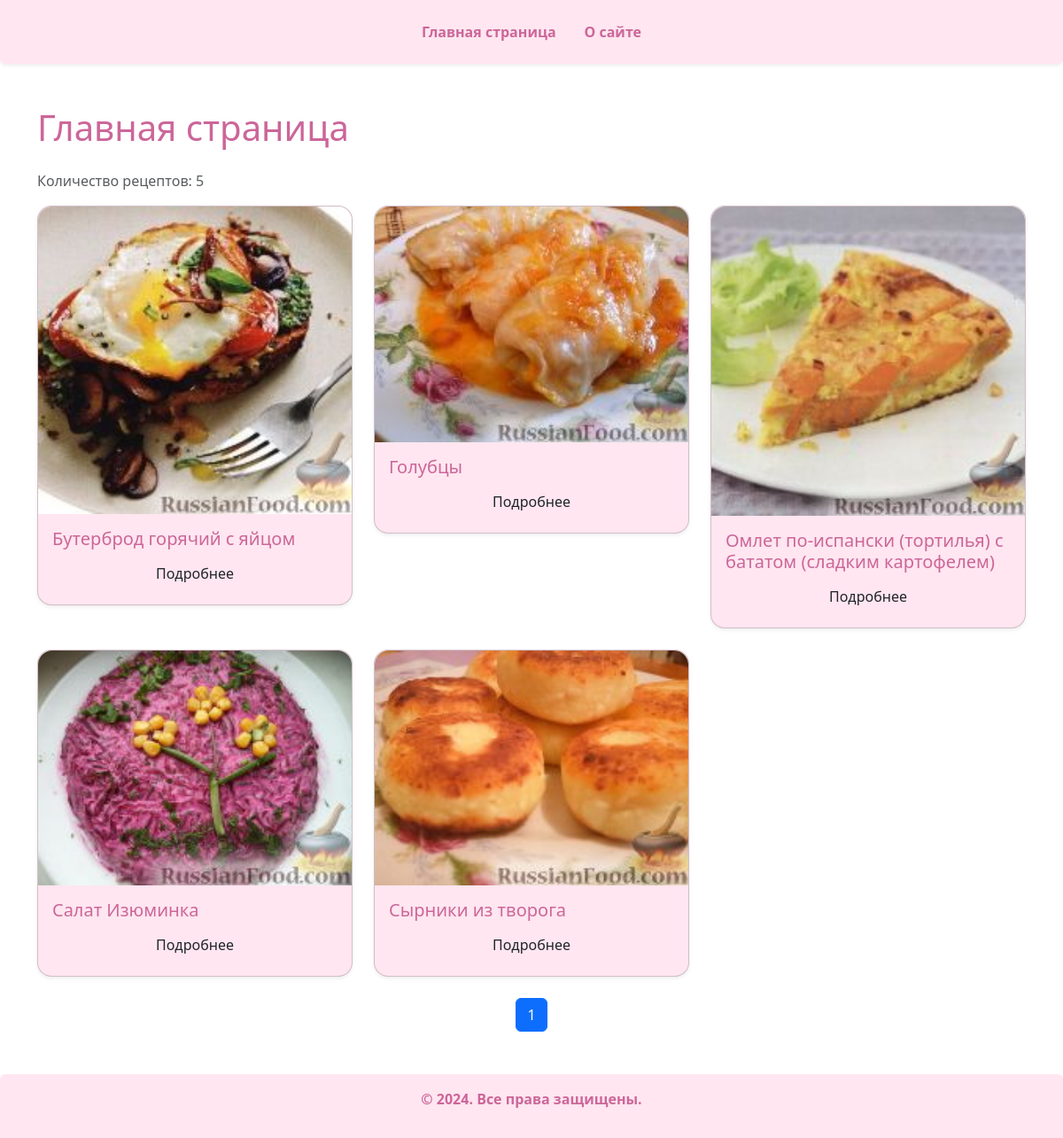
Before: /?page=2 with the older database file.
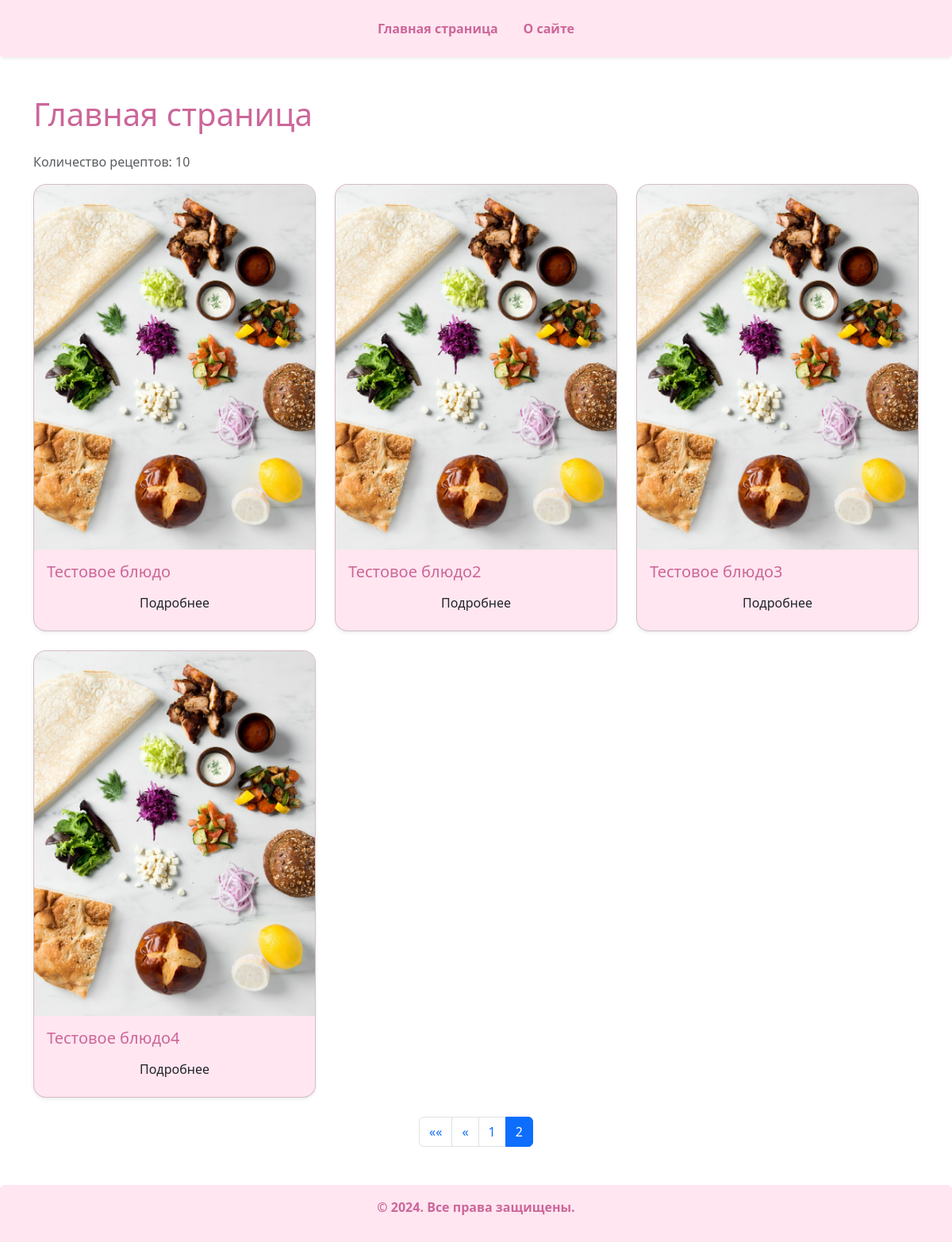
After: the same page with the newer database file.
### recipe_catalog/models.py (models this page shows, shortened)
class Recipe(models.Model):
    PCS = "pcs"
    G = "g"
    ML = "ml"
    name = models.TextField(max_length=300, unique=True, verbose_name="Название блюда")
    description = models.TextField(default="", verbose_name="Описание")
    image = models.ImageField(upload_to="images/", default="images/default.jpg", verbose_name="Изображение")
    cooking_time = models.IntegerField(default=0, verbose_name="Время приготовления",
                                       help_text="Время приготовления в минутах",
                                       validators=[MinValueValidator(1, 'Conversion rate must be positive.')])
    ingredients = models.ManyToManyField(Ingredient, through="RecipeIngredient")
    author = models.ForeignKey(User, on_delete=models.CASCADE, related_name="recipes", verbose_name="Автор")

### recipe_catalog/views.py (the view)
# urls.py: path('', index, name='home'),
def index(request):
    template_name = 'recipe_catalog/index.html'
    recipes_list = Recipe.objects.order_by('name')
    paginator = Paginator(recipes_list, settings.OBJS_ON_PAGE)
    page_number = request.GET.get('page')
    recipes = paginator.get_page(page_number)
    context = {
        'recipes': recipes
    }
    return render(request, template_name, context)

### templates/recipe_catalog/index.html (shortened to what this page needs)
{% extends "base.html" %}
{% block content %}
    <h1 class="mb-4 text-dark-pink">{% if request.path == '/my_recipes/' %}Мои рецепты{% else %}Главная страница{% endif %}</h1>
    {% if recipes %}
        <p class="text-muted">Количество рецептов: {{ recipes.paginator.count }}</p>
        <div class="row">
            {% for recipe in recipes %}
                <div class="col-md-6 col-lg-4 mb-4">
                    <div class="card shadow-sm rounded-4 bg-light-pink">
                        <img src="{{ recipe.image.url }}" class="card-img-top rounded-top-4" alt="{{ recipe.name }}">
                        <div class="card-body">
                            <h5 class="card-title text-dark-pink">{{ recipe.name }}</h5>
                           <div class="d-flex justify-content-around">
                               <a href="{% url 'recipe_catalog:detail' recipe.id %}" class="btn btn-outline-dark-pink rounded-4">Подробнее</a>
                           </div>
                        </div>
                    </div>
                </div>
            {% endfor %}
        </div>
        <nav aria-label="Page navigation">
            <ul class="pagination justify-content-center">
                {% if recipes.has_previous %}
                    <li class="page-item">
                        <a class="page-link" href="?page=1" aria-label="Первая">
                            <span aria-hidden="true">««</span>
                        </a>
                    </li>
                    <li class="page-item">
                        <a class="page-link" href="?page={{ recipes.previous_page_number }}" aria-label="Предыдущая">
                            <span aria-hidden="true">«</span>
                        </a>
                    </li>
                {% endif %}
                {% for num in recipes.paginator.page_range %}
                    {% if num == recipes.number %}
                        <li class="page-item active">
                            <span class="page-link">{{ num }}</span>
                        </li>
                    {% elif num > recipes.number|add:-3 and num < recipes.number|add:3 %}
                        <li class="page-item">
                            <a class="page-link" href="?page={{ num }}">{{ num }}</a>
                        </li>
                    {% endif %}
                {% endfor %}
            </ul>
        </nav>
    {% else %}
        <div class="alert alert-warning text-center rounded-4">
            <p class="mb-0">Рецептов пока нет.</p>
        </div>
    {% endif %}
{% endblock %}

Changed rows visible on the page:
no longer on this page (row unchanged): Recipe: image (picture), name "Бутерброд горячий с яйцом"
no longer on this page (row unchanged): Recipe: image (picture), name "Голубцы"
no longer on this page (row unchanged): Recipe: image (picture), name "Омлет по-испански (тортилья) с бататом (сладким картофелем)"
no longer on this page (row unchanged): Recipe: image (picture), name "Салат Изюминка"
no longer on this page (row unchanged): Recipe: image (picture), name "Сырники из творога"
added Recipe: image (placeholder picture), name "Тестовое блюдо"
added Recipe: image (placeholder picture), name "Тестовое блюдо2"
added Recipe: image (placeholder picture), name "Тестовое блюдо3"
added Recipe: image (placeholder picture), name "Тестовое блюдо4"
Other visible differences:
{{ recipes.paginator.count }}: "5" → "10"
list line gone: "1"
new list line: "1"
new list line: "2"
